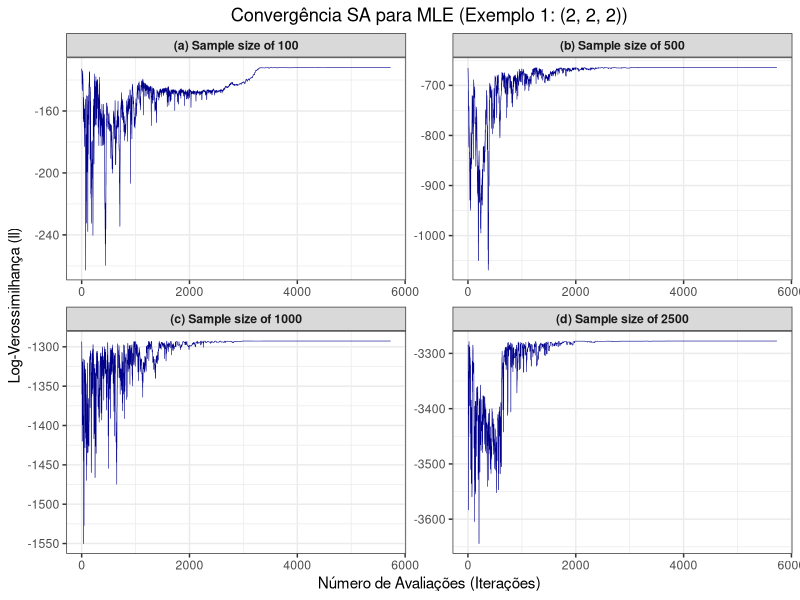

Source code (R): (Note: a time limit stopped this script after it produced the figure.)
# --- 1. CONFIGURAÇÃO E BIBLIOTECAS ---
# Instale os pacotes se necessário:
# install.packages(c("ggplot2", "dplyr", "tidyr", "gridExtra", "xtable"))
library(ggplot2)
library(dplyr)
library(tidyr)
library(gridExtra)
library(xtable)

# Criação da Pasta para Figuras
if (!dir.exists("figuras")) {
  dir.create("figuras")
}
print("Pasta 'figuras/' verificada/criada.")
set.seed(42) # Para reprodutibilidade

# --- 2. FUNÇÕES BASE (WEIBULL 3P E SA) ---

# Função de Log-Verossimilhança Weibull 3P
loglik_weibull3 <- function(params, x) {
  b <- params[1] # beta (forma)
  g <- params[2] # eta (escala)
  c <- params[3] # gamma (locação)

  if (b <= 0 || g <= 0 || any(x <= c)) {
    return(-Inf)
  }

  z <- (x - c) / g
  # Fórmula Log-Verossimilhança (Eq 7 do artigo)
  ll <- length(x) * (log(b) - log(g)) + sum((b - 1) * log(z) - (z^b))
  return(ll)
}

# Função para Gerar Vizinho (Proposta)
propose_neighbor <- function(curr, x, sds = c(0.1, 0.1, 0.1)) {
  attempt <- 0
  min_x <- min(x)

  repeat {
    attempt <- attempt + 1

    b1 <- curr[1] + rnorm(1, mean = 0, sd = sds[1])
    g1 <- curr[2] + rnorm(1, mean = 0, sd = sds[2])
    c1 <- curr[3] + rnorm(1, mean = 0, sd = sds[3])

    if (b1 <= 0) {
      b1 <- abs(b1) + 1e-6
    }
    if (g1 <= 0) {
      g1 <- abs(g1) + 1e-6
    }

    if (c1 < min_x - 1e-8) {
      return(c(b1, g1, c1))
    }

    if (attempt > 50) {
      sds[3] <- sds[3] * 1.5
    }

    if (attempt > 1000) {
      return(c(b1, g1, min_x - 1e-6))
    }
  }
}

# Algoritmo Simulated Annealing para Maximização
sa_weibull3 <- function(
  x,
  init = NULL,
  T0 = 100,
  Tf = 0.001,
  cooling_rate = 0.99,
  L = 5,
  sds = c(0.1, 0.1, 0.1)
) {
  n <- length(x)

  # Lógica de Inicialização (Estimativa Rápida por Regressão Log-Log)
  if (is.null(init)) {
    c0 <- min(x) - 0.1 * sd(x)
    if (c0 >= min(x)) {
      c0 <- min(x) - 1e-3
    }

    y <- x - c0
    y[y <= 0] <- min(y[y > 0]) * 0.1

    y_sorted <- sort(y)
    prob_rank <- (1:n) / (n + 1)

    ln_y <- log(y_sorted)
    ln_ln <- log(-log(1 - prob_rank))

    fit <- try(lm(ln_ln ~ ln_y), silent = TRUE)

    if (inherits(fit, "try-error")) {
      init <- c(1.5, sd(x), min(x) - 0.1)
    } else {
      b0 <- fit$coefficients[2]
      g0 <- exp(-fit$coefficients[1] / b0)
      init <- c(b0, g0, c0)

      if (
        !is.finite(b0) || !is.finite(g0) || !is.finite(c0) || b0 <= 0 || g0 <= 0
      ) {
        init <- c(1.5, sd(x), min(x) - 0.1)
      }
    }
  }

  curr <- init
  curr_ll <- loglik_weibull3(curr, x)
  best <- curr
  best_ll <- curr_ll
  T <- T0

  history <- data.frame(eval = 1, ll = curr_ll)
  eval_count <- 1

  # Loop SA
  while (T > Tf) {
    for (i in 1:L) {
      prop <- propose_neighbor(curr, x, sds = sds)
      prop_ll <- loglik_weibull3(prop, x)

      if (prop_ll > curr_ll) {
        curr <- prop
        curr_ll <- prop_ll
      } else {
        delta_ll <- prop_ll - curr_ll

        if (runif(1) < exp(delta_ll / T)) {
          curr <- prop
          curr_ll <- prop_ll
        }
      }

      if (curr_ll > best_ll) {
        best <- curr
        best_ll <- curr_ll
      }

      eval_count <- eval_count + 1
      history <- rbind(history, data.frame(eval = eval_count, ll = curr_ll))
    }
    T <- cooling_rate * T
  }

  return(list(
    best_params = best,
    best_ll = best_ll,
    history = history,
    evals = eval_count
  ))
}

# --- 3. FUNÇÃO DE EXECUÇÃO E GERAÇÃO DE SAÍDA (COMPLETA) ---

run_and_save_example <- function(example_num, real_params) {
  sample_sizes <- c(2500, 1000, 500, 100)
  T0_val <- 100
  Tf_val <- 0.001
  cooling_rate_val <- 0.99
  L_val <- 5

  results_table <- data.frame(
    "N" = integer(),
    "beta_est" = numeric(),
    "eta_est" = numeric(),
    "gamma_est" = numeric(),
    "LL_real" = numeric(),
    "LL_est" = numeric(),
    "Time_s" = numeric()
  )
  plot_data <- list()

  # Loop para rodar o SA para cada tamanho de amostra
  for (N in sample_sizes) {
    # 1. Geração da Amostra (Weibull 3P)
    data_x <- rweibull(N, shape = real_params[1], scale = real_params[2]) +
      real_params[3]

    # 2. Log-Verossimilhança com os Parâmetros Reais
    ll_real <- loglik_weibull3(real_params, data_x)

    # 3. Execução do Simulated Annealing
    start_time <- Sys.time()
    sa_result <- sa_weibull3(
      x = data_x,
      T0 = T0_val,
      Tf = Tf_val,
      cooling_rate = cooling_rate_val,
      L = L_val
    )
    end_time <- Sys.time()
    run_time <- as.numeric(difftime(end_time, start_time, units = "secs"))

    # 4. Armazenamento dos Resultados
    best_p <- sa_result$best_params
    best_ll <- sa_result$best_ll

    new_row <- data.frame(
      "N" = N,
      "beta_est" = best_p[1],
      "eta_est" = best_p[2],
      "gamma_est" = best_p[3],
      "LL_real" = ll_real,
      "LL_est" = best_ll,
      "Time_s" = run_time
    )
    results_table <- rbind(results_table, new_row)

    # 5. Armazenamento do Histórico para o Gráfico
    plot_data[[as.character(N)]] <- sa_result$history %>%
      mutate(N_sample = N)
  }

  # --- Geração do Gráfico (PNG) ---

  full_history_df <- do.call(rbind, plot_data)

  panel_map <- data.frame(
    N_sample = c(100, 500, 1000, 2500),
    panel = c("(a)", "(b)", "(c)", "(d)")
  )

  plot_df <- full_history_df %>%
    left_join(panel_map, by = "N_sample") %>%
    mutate(facet_label = paste(panel, "Sample size of", N_sample))

  plot_convergence <- ggplot(plot_df, aes(x = eval, y = ll)) +
    geom_line(color = "darkblue", size = 0.2) +
    facet_wrap(~facet_label, scales = "free", ncol = 2) +
    labs(
      title = paste0(
        "Convergência SA para MLE (Exemplo ",
        example_num,
        ": (",
        paste(real_params, collapse = ", "),
        "))"
      ),
      x = "Número de Avaliações (Iterações)",
      y = "Log-Verossimilhança (ll)"
    ) +
    theme_bw() +
    theme(
      plot.title = element_text(hjust = 0.5),
      strip.text = element_text(face = "bold")
    )

  filename_png <- paste0(
    "figuras/sa_weibull_convergencia_exemplo",
    example_num,
    ".png"
  )
  ggsave(
    filename = filename_png,
    plot = plot_convergence,
    width = 10,
    height = 8,
    units = "in",
    dpi = 300
  )

  print(paste("Gráfico salvo em:", filename_png))

  # --- Geração da Tabela LaTeX (TEX) ---

  latex_table_df <- results_table %>%
    mutate(
      Estimated_Parameters = sprintf(
        "(%.4f, %.4f, %.4f)",
        beta_est,
        eta_est,
        gamma_est
      ),
      LL_real_f = sprintf("%.4f", LL_real),
      LL_est_f = sprintf("%.4f", LL_est),
      Time_s_f = sprintf("%.4f", Time_s)
    ) %>%
    select(N, Estimated_Parameters, LL_real_f, LL_est_f, Time_s_f) %>%
    t() %>%
    as.data.frame()

  colnames(latex_table_df) <- latex_table_df[1, ]
  latex_table_df <- latex_table_df[-1, ]

  latex_table_df <- data.frame(
    "Measure" = c(
      "Estimated parameters (\\(\\beta\\), \\(\\eta\\), \\(\\gamma\\))",
      "Likelihood function at the real values",
      "Likelihood function at the estimated value",
      "Run time (s)"
    ),
    latex_table_df
  )

  caption_text <- paste0(
    "Tabela de Resultados para o Exemplo ",
    example_num,
    ": Weibull (",
    paste(real_params, collapse = ", "),
    ") via Simulated Annealing"
  )

  # Usando xtable para gerar o código LaTeX
  latex_code <- print(
    xtable(
      latex_table_df,
      caption = caption_text,
      align = c("l", "l", rep("r", length(sample_sizes))),
      label = paste0("tab:sa_weibull_results_ex", example_num)
    ),
    type = "latex",
    include.rownames = FALSE,
    floating.environment = "table",
    hline.after = c(-1, 0, nrow(latex_table_df)),
    booktabs = FALSE,
    add.to.row = list(
      pos = list(0, 1),
      command = c(
        paste0(
          "\\toprule\n\\multicolumn{1}{c}{Weibull parameters} & \\multicolumn{4}{c}{",
          paste0("(", paste(real_params, collapse = ", "), ")"),
          "}\\\\\n\\hline\nMeasure & "
        ),
        " \\midrule\n"
      )
    )
  )

  filename_tex <- paste0(
    "figuras/sa_weibull_results_exemplo",
    example_num,
    ".tex"
  )
  writeLines(latex_code, filename_tex)

  print(paste("Tabela LaTeX salva em:", filename_tex))

  return(list(
    png_file = filename_png,
    tex_file = filename_tex
  ))
}

# --- 4. EXECUÇÃO DOS EXEMPLOS (RODAR ESTE BLOCO) ---

# Exemplo 1: theta = (2, 2, 2)
real_params_ex1 <- c(2, 2, 2)
print(paste(
  "--- Executando Exemplo 1:",
  paste(real_params_ex1, collapse = ", "),
  "---"
))
results_ex1 <- run_and_save_example(1, real_params_ex1)

# Exemplo 2: theta = (2, 3, 4)
real_params_ex2 <- c(2, 3, 4)
print(paste(
  "--- Executando Exemplo 2:",
  paste(real_params_ex2, collapse = ", "),
  "---"
))
results_ex2 <- run_and_save_example(2, real_params_ex2)

# Exemplo 3: theta = (3, 2, 5)
real_params_ex3 <- c(3, 2, 5)
print(paste(
  "--- Executando Exemplo 3:",
  paste(real_params_ex3, collapse = ", "),
  "---"
))
results_ex3 <- run_and_save_example(3, real_params_ex3)

print(
  "Processamento concluído para os 3 exemplos. Verifique a pasta 'figuras/'"
)
